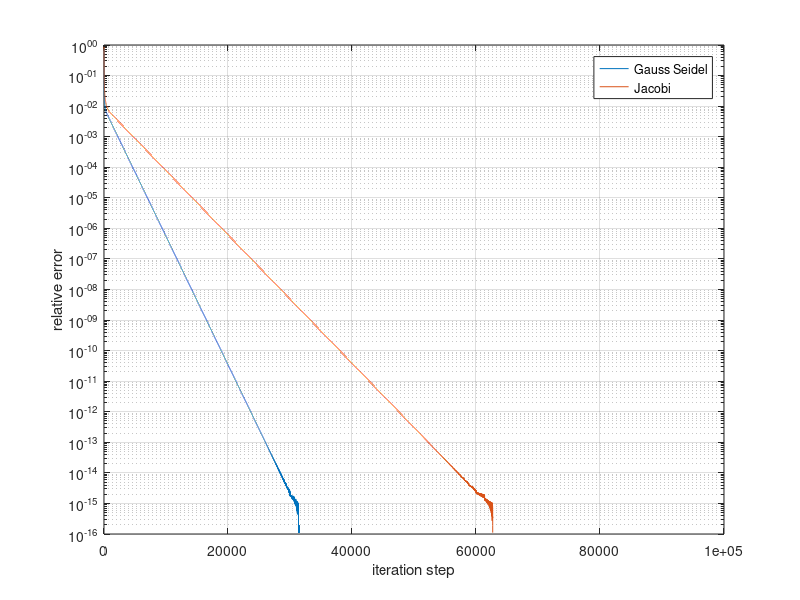

Reproduce this figure in MATLAB.
function HW_2_1
clc;clear all;
function  [error] = Gauss_Seidel_iteration(A,b,x0)
D = diag(diag(A));
L = tril(A,-1);
U = triu(A,1);
Tg = -(D+L)\U;
Cg = (D+L)\b;
x = Tg*x0+Cg;
t=1;
TOL=1e-10;
error(t)=norm(x-x0);
T=norm(x-x0)/norm(x0);
x0=x;
    while T>=TOL
        x = Tg*x0+Cg;
        error(t+1)=norm(x-x0);
        t=t+1;
        x0=x;
        if t>(1e5-1)
            return
        end
    end
end
function  [error] = jacobi_iteration(A,b,x0)
D = diag(diag(A));
L = -tril(A,-1);
U = -triu(A,1);
B = D\(L+U);
f = D\b;
x = B*x0+f;
t=1;
TOL=1e-10;
error(t)=norm(x-x0);
T=norm(x-x0)/norm(x0);
x0=x;
    while T>=TOL
        x = B*x0+f;
        error(t+1)=norm(x-x0);
        someone=error(t+1);
        t=t+1;
        x0=x;
        if t>(1e5-1)
            return
        end
    end
end
i99 = ones(1,99);
n = -1*i99;
I = eye(100);
A = 2*I+diag(n,1)+diag(n,-1);
b = zeros(100,1);
x0 = zeros(100,1);
b(1) = 1;
b(100) = 1;
x0(1)=1;
TOL=1e-10;
timer1=tic;
error = Gauss_Seidel_iteration(A,b,x0);
fprintf('The consuming time of Gauss Seidel method = %f sec\n', toc(timer1)); 
timer2=tic;
error1 = jacobi_iteration(A,b,x0);
fprintf('The consuming time of Jacobi method = %f sec\n', toc(timer2));
x=[1:1e5];
semilogy(x,error,x,error1)
xlabel('iteration step')
ylabel('relative error')
legend('Gauss Seidel','Jacobi');
grid on
end